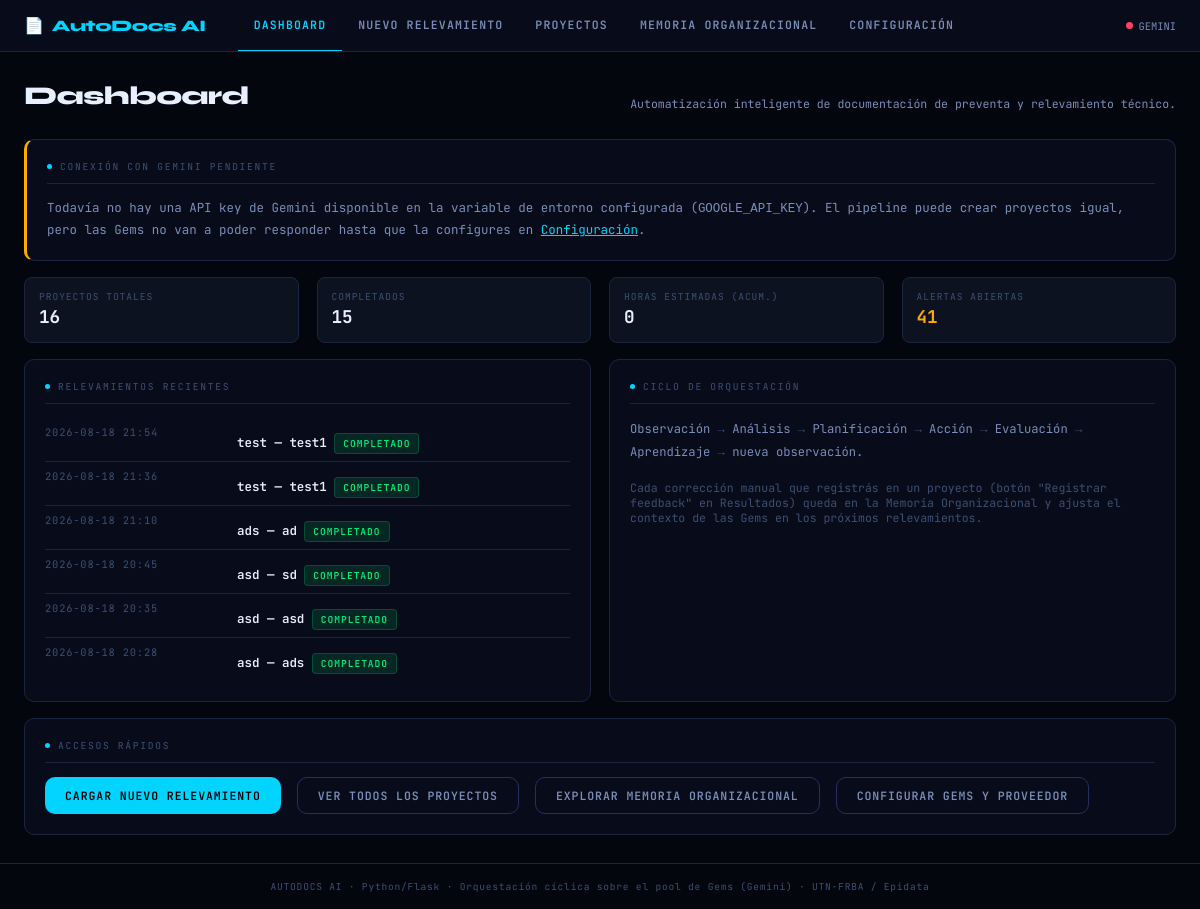
Before: / with the older database file.
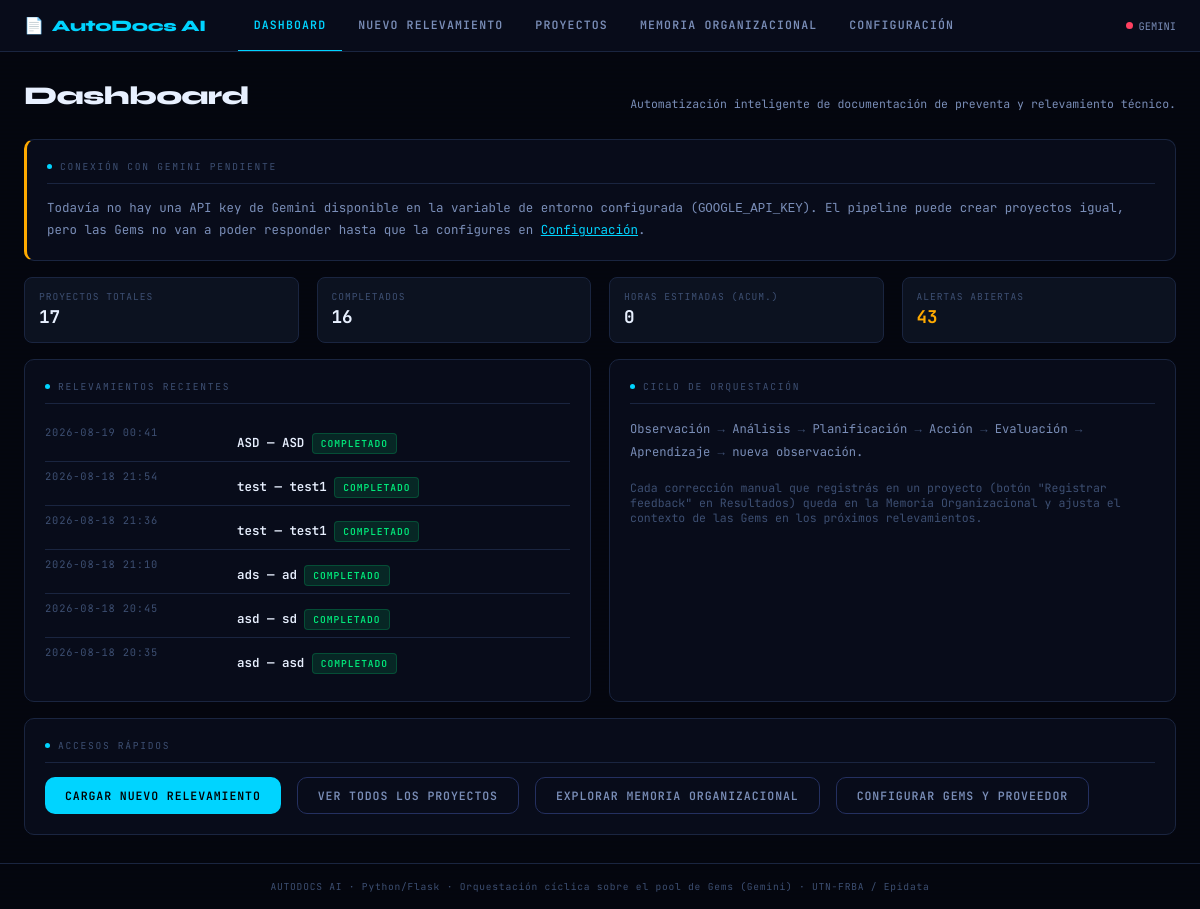
After: the same page with the newer database file.
### tables this page shows
CREATE TABLE proyectos (
    id                      INTEGER PRIMARY KEY AUTOINCREMENT,
    cliente                 TEXT NOT NULL,
    proceso                 TEXT NOT NULL,
    tecnologia              TEXT,       -- UiPath / Power Automate / Rocketbot / Make.com...
    criticidad              TEXT,       -- Baja / Media / Alta
    presupuesto_hs          REAL,
    analista                TEXT,
    transcripcion_original  TEXT,
    transcripcion_sanitizada TEXT,
    reemplazos_pii          INTEGER DEFAULT 0,
    flujo_estructurado      TEXT,       -- JSON: salida del Agente de Ingesta
    estado                  TEXT DEFAULT 'borrador',  -- borrador|procesando|completado|frenado|error
    motivo_freno            TEXT,       -- si estado = 'frenado' (Límite Operativo de Entrada)
    creado                  TEXT DEFAULT CURRENT_TIMESTAMP,
    actualizado             TEXT DEFAULT CURRENT_TIMESTAMP
);

### ui/app.py (the view)
    @app.route("/")
    def dashboard():
        stats = ProyectoRepository.dashboard_stats()
        key_status = ConfigManager.key_status()
        return render_template("index.html", stats=stats, key_status=key_status)

### core/config_manager.py (called while the page is built)
    @staticmethod
    def key_status() -> dict:
        cfg = ConfigManager.load()
        status = {}
        for pname in ["gemini"]:
            pcfg = cfg["providers"].get(pname, {})
            env_var = pcfg.get("env_key_name", "")
            key_val = os.getenv(env_var, "").strip() if env_var else ""
            status[pname] = {"ok": bool(key_val), "env_var": env_var}
        return status

### core/db.py (called while the page is built)
def get_conn() -> sqlite3.Connection:
    DB_PATH.parent.mkdir(exist_ok=True)
    conn = sqlite3.connect(DB_PATH)
    conn.row_factory = sqlite3.Row
    conn.execute("PRAGMA foreign_keys = ON")
    return conn

### ui/templates/index.html (shortened to what this page needs)
{% extends "base.html" %}
{% block content %}
<div class="page-header">
  <h1>Dashboard</h1>
  <p>Automatización inteligente de documentación de preventa y relevamiento técnico.</p>
</div>
{% if not key_status.gemini.ok %}
<div class="panel mb-4" style="border-left:3px solid var(--amber)">
  <div class="panel-title"><span class="dot"></span>Conexión con Gemini pendiente</div>
  <p style="font-size:.78rem; color:var(--text-mid); line-height:1.6">
    Todavía no hay una API key de Gemini disponible en la variable de entorno configurada
    (<code>{{ key_status.gemini.env_var }}</code>). El pipeline puede crear proyectos igual,
    pero las Gems no van a poder responder hasta que la configures en
    <a href="/configuracion" style="color:var(--cyan)">Configuración</a>.
  </p>
</div>
{% endif %}
<div class="grid-4 mb-4">
  <div class="chip">
    <span class="chip-label">Proyectos totales</span>
    <span class="chip-value">{{ stats.total_proyectos }}</span>
  </div>
  <div class="chip">
    <span class="chip-label">Completados</span>
    <span class="chip-value">{{ stats.completados }}</span>
  </div>
  <div class="chip">
    <span class="chip-label">Horas estimadas (acum.)</span>
    <span class="chip-value">{{ stats.horas_estimadas }}</span>
  </div>
  <div class="chip">
    <span class="chip-label">Alertas abiertas</span>
    <span class="chip-value" style="{% if stats.alertas_abiertas %}color:var(--amber){% endif %}">{{ stats.alertas_abiertas }}</span>
  </div>
</div>
<div class="grid-2 mb-4">
  <div class="panel">
    <div class="panel-title"><span class="dot"></span>Relevamientos recientes</div>
    {% if stats.recientes %}
      {% for p in stats.recientes %}
      <div class="kv">
        <div class="kv-key">{{ p.creado[:16] }}</div>
        <div class="kv-val">
          <a href="{% if p.estado == 'completado' %}/resultado/{{ p.id }}{% else %}/procesamiento/{{ p.id }}{% endif %}" style="color:var(--text-hi); text-decoration:none">
            {{ p.cliente }} — {{ p.proceso }}
          </a>
          {% if p.estado == 'completado' %}<span class="tag tag-green mt-2">Completado</span>
          {% elif p.estado == 'frenado' %}<span class="tag tag-red mt-2">Frenado</span>
          {% elif p.estado == 'procesando' %}<span class="tag tag-amber mt-2">Procesando</span>
          {% else %}<span class="tag tag-cyan mt-2">Borrador</span>{% endif %}
        </div>
      </div>
      {% endfor %}
    {% else %}
      <p class="result-box empty">Todavía no cargaste ningún relevamiento. Empezá por "Nuevo Relevamiento".</p>
    {% endif %}
  </div>
  <div class="panel">
    <div class="panel-title"><span class="dot"></span>Ciclo de orquestación</div>
    <p style="font-size:.76rem; color:var(--text-mid); line-height:1.9">
      Observación <span style="color:var(--text-lo)">→</span>
      Análisis <span style="color:var(--text-lo)">→</span>
      Planificación <span style="color:var(--text-lo)">→</span>
      Acción <span style="color:var(--text-lo)">→</span>
      Evaluación <span style="color:var(--text-lo)">→</span>
      Aprendizaje <span style="color:var(--text-lo)">→</span> nueva observación.
    </p>
    <p class="mt-4" style="font-size:.72rem; color:var(--text-lo)">
      Cada corrección manual que registrás en un proyecto (botón "Registrar feedback" en
      Resultados) queda en la Memoria Organizacional y ajusta el contexto de las Gems en
      los próximos relevamientos.
    </p>
  </div>
</div>
<div class="panel">
  <div class="panel-title"><span class="dot"></span>Accesos rápidos</div>
  <div class="flex gap-4 wrap">
    <a href="/relevamiento/nuevo" class="btn btn-primary">Cargar nuevo relevamiento</a>
    <a href="/proyectos" class="btn btn-secondary">Ver todos los proyectos</a>
    <a href="/memoria" class="btn btn-secondary">Explorar memoria organizacional</a>
    <a href="/configuracion" class="btn btn-secondary">Configurar Gems y proveedor</a>
  </div>
</div>
{% endblock %}

### ui/templates/base.html (shortened to what this page needs)
<!DOCTYPE html>
<html lang="es">
<head>
</head>
<body>
<nav>
  <a href="/" class="nav-logo">AutoDocs AI</a>
  <a href="/"                   class="nav-link {% if request.endpoint == 'dashboard' %}active{% endif %}">Dashboard</a>
  <a href="/relevamiento/nuevo" class="nav-link {% if request.endpoint == 'nuevo_relevamiento' %}active{% endif %}">Nuevo Relevamiento</a>
  <a href="/proyectos"          class="nav-link {% if request.endpoint == 'proyectos' %}active{% endif %}">Proyectos</a>
  <a href="/memoria"            class="nav-link {% if request.endpoint == 'memoria' %}active{% endif %}">Memoria Organizacional</a>
  <a href="/configuracion"      class="nav-link {% if request.endpoint == 'configuracion' %}active{% endif %}">Configuración</a>
  <div class="nav-status">
    <div class="status-dot {% if not key_status or not key_status.gemini.ok %}off{% endif %}"></div>
    <span>GEMINI</span>
  </div>
</nav>
<main>
  {% block content %}{% endblock %}
</main>
<footer>AUTODOCS AI · Python/Flask · Orquestación cíclica sobre el pool de Gems (Gemini) · UTN-FRBA / Epidata</footer>
</body>
</html>

Changed rows visible on the page:
no longer on this page (row unchanged): proyectos: creado "2026-08-18 20:28", cliente "asd", proceso "ads", estado "COMPLETADO"
added proyectos: creado "2026-08-19 00:41", cliente "ASD", proceso "ASD", estado "COMPLETADO"
Other visible differences:
{{ stats.total_proyectos }}: "16" → "17"
{{ stats.completados }}: "15" → "16"
{{ stats.alertas_abiertas }}: "41" → "43"
